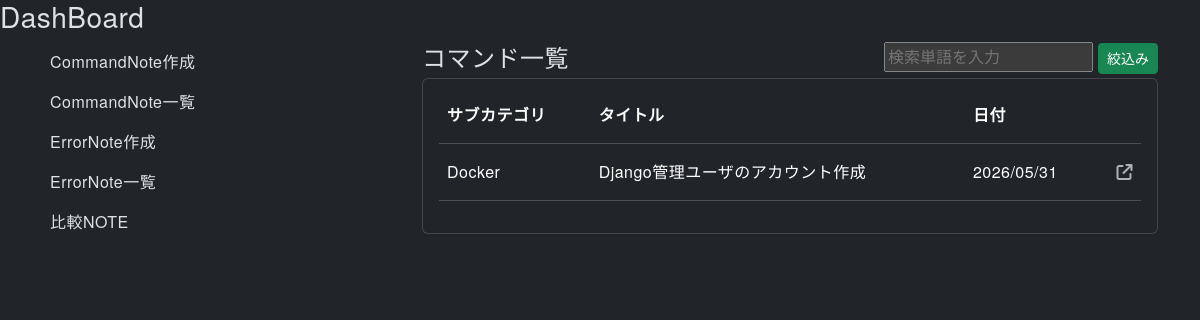
Before: /index/ with the older database file.
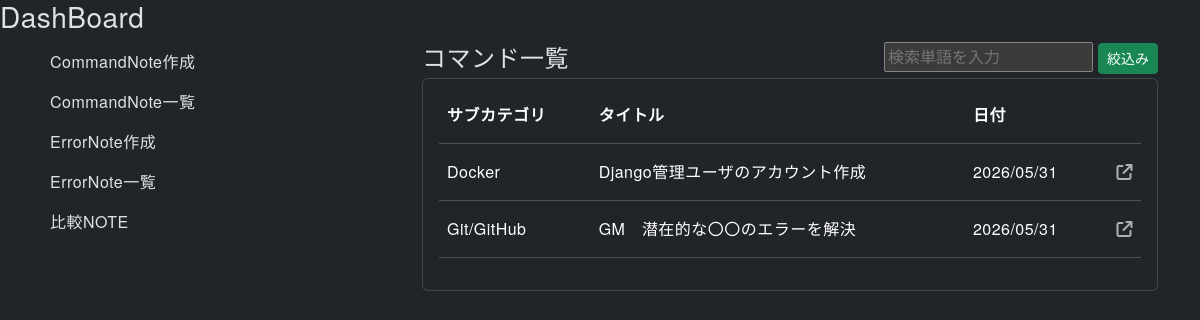
After: the same page with the newer database file.
### commandnote/models.py (models this page shows, shortened)
class Note(models.Model):
  order = models.IntegerField(default=0)
  sub_category = models.ForeignKey(SubCategory, on_delete=models.CASCADE)
  title = models.CharField(max_length=50)
  description =  models.TextField(blank=True, null=True)
  reference = models.TextField(blank=True, null=True)
  created_at = models.DateTimeField(auto_now_add=True)
  updated_at = models.DateTimeField(auto_now=True)
  class Meta:
    ordering = ['order', 'id']

class SubCategory(models.Model):
  order = models.IntegerField(default=0)
  main_category = models.ForeignKey(MainCategory, on_delete=models.CASCADE)
  name = models.CharField(max_length=15)
  class Meta:
    ordering = ['order', 'id']
  def __str__(self):
    return self.name

### commandnote/views.py (the view)
# urls.py: path('index/', views.index, name='index'),
def index(request):
  search = request.GET.get('search_word')
  if search:
    notes = Note.objects.filter(
      Q(sub_category__main_category__name__icontains=search)|
      Q(sub_category__name__icontains=search)|
      Q(command__code__icontains=search)|
      Q(title__icontains=search)|
      Q(description__icontains=search)
    ).distinct()
  else:
    notes = Note.objects.all()
  return render(request, 'commandnote/index.html',{'notes': notes})

### commandnote/templates/commandnote/index.html (shortened to what this page needs)
{% extends 'commandnote/base.html' %}
{% block content %}
  <h3>DashBoard</h3>
  <div class="container">
    <div class="row">
      <div class="'col-12">
        <div class="row">
          <div class="'col-12 col-md-4">
            {% include '_sidebar.html' %}
          </div>
          <div class="'col-12 col-md-8">
            <div class="d-flex justify-content-between align-items-center mb-1">
              <div>
                <h4 class="m-0">コマンド一覧</h4>
              </div>
              <form class="" method="GET" action="{% url 'commandnote:index' %}">
                <input type="text" name="search_word" placeholder="検索単語を入力" >
                <button type="submit" class="btn btn-sm btn-success">絞込み</button>
              </form>
            </div>
            <div class="card p-3 mb-3">
              <table class="table table-hover">
                <thead>
                  <tr class="align-middle">
                    <th class="pb-3">サブカテゴリ</th>
                    <th class="pb-3">タイトル</th>
                    <th class="pb-3">日付</th>
                    <th class="pb-3"></th>
                  </tr>
                </thead>
                <tbody>
                  {% for note in notes %}
                    <tr class="align-middle position-relative">
                      <td class="pt-3 pb-3">{{ note.sub_category }}</td>
                      <td class="pt-3 pb-3">{{ note.title }}</td>
                      <td class="pt-3 pb-3">{{ note.created_at|date:"Y/m/d" }}</td>
                      <td class="text-end pt-3 pb-3">
                        <a href="{% url 'commandnote:show' id=note.id %}" class="stretched-link">
                          <i class="fa-solid fa-arrow-up-right-from-square text-muted"></i>
                        </a>
                      </td>
                    </tr>
                  {% endfor %}
                </tbody>
              </table>
            </div>
          </div>
        </div>
      </div>
    </div>
  </div>
{% endblock %}

Changed rows visible on the page:
added Note: sub_category "Git/GitHub", title "GM 潜在的な〇〇のエラーを解決", created_at "2026/05/31"
